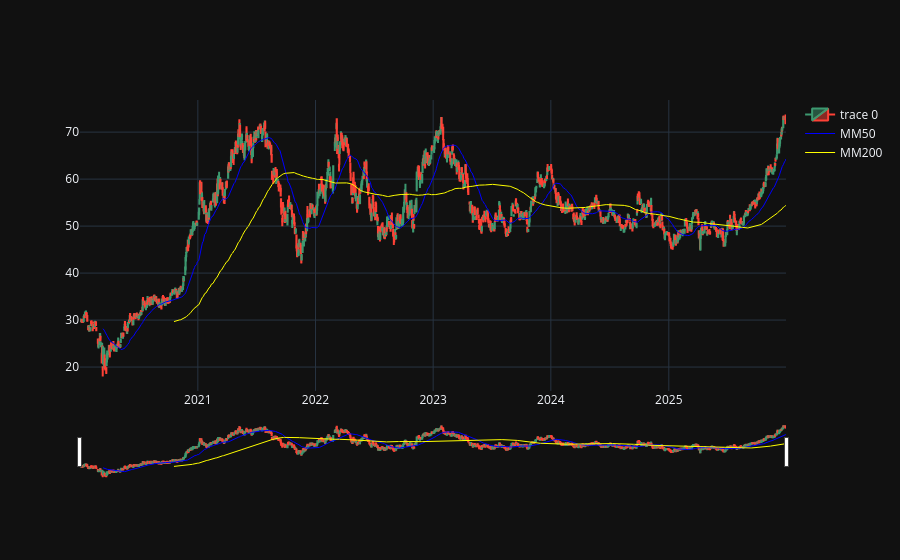

Source (notebook cell):
### Markdown cell above
### Parte 4: Análise Técnica e Indicadores

### Code cell
ticker = "VALE3.SA"
import yfinance as yf
import plotly.graph_objects as go

df = yf.download(ticker,"2020-01-01","2025-12-31",multi_level_index=False)  
display(df)
#média movel de 50 dias
df["MM50"] = df["Close"].rolling(50).mean()

#Média móvel de 200 dias
df["MM200"] = df["Close"].rolling(200).mean()


grafico = go.Figure()
grafico.add_trace(go.Candlestick(x=df.index,open=df["Open"], high=df["High"], low=df["Low"], close=df["Close"]))
#adicionando médias móveis
grafico.add_trace(go.Scatter(x=df.index, y=df["MM50"], mode="   lines", name="MM50", line=dict(color="blue", width=1)))
grafico.add_trace(go.Scatter(x=df.index, y=df["MM200"], mode="lines", name="MM200", line=dict(color="yellow", width=1)))


grafico.update_layout(template="plotly_dark")
grafico.show()

### Figure 1 — Plotly figure (JSON) as saved in the notebook; plotly's stock layout.template omitted (floating-point values rounded to 4 significant figures; data arrays with more than 128 entries replaced by an {"elided": "..."} marker saying what was removed)
{"data": [{"close": {"elided": "1494 float values"}, "high": {"elided": "1494 float values"}, "low": {"elided": "1494 float values"}, "open": {"elided": "1494 float values"}, "type": "candlestick", "x": {"elided": "1494 str values"}}, {"line": {"color": "blue", "width": 1}, "mode": "lines", "name": "MM50", "type": "scatter", "x": {"elided": "1494 str values"}, "y": {"elided": "1494 float values"}}, {"line": {"color": "yellow", "width": 1}, "mode": "lines", "name": "MM200", "type": "scatter", "x": {"elided": "1494 str values"}, "y": {"elided": "1494 float values"}}], "layout": {}}
